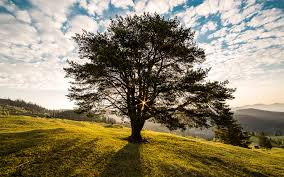
#> input picture 1.image_preprocesing/tree.jpeg, 284 x 177 px
$ jupyter execute --allow-errors image_processing2.ipynb   (shell and % lines are left out)
#> lines starting #> are read from the running program, lines starting #| are printed output that depends on the picture; after the words box and inside, x2 and y2 are one past the last pixel; in counts of white or black regions, pixels touching at a corner belong together
[cell 1]
import numpy as np
from scipy import signal
import matplotlib.pyplot as plt
from matplotlib import cm
from skimage import data, color, img_as_float, img_as_ubyte, filters, feature
from skimage.io import imread

from IPython.display import HTML, display

## 1. Edge detection

### 1.1 Gaussian smoothing

#> (a cell that did not finish here is left out)

[cell 3]
# Partial derivatives kernel
k = np.array([-0.5, 0, 0.5])
#> k = [-0.5, 0, 0.5]
#> further down, RGBimg is the input picture: shape (177, 284, 3); mean R, G, B 139, 129.6, 105.3

# Compute first derivative along x
#> (the rest of this cell did not finish here and is left out)

[cell 4]
threshold = 0.03
#> (the rest of this cell did not finish here and is left out)

[cell 5]
def edge_detector(img, sigma, threshold):
    """Perform edge detection on an input RGB image.

    - img: (n, m) input RGB image
    - sigma: float, standard deviation of the Gaussian smoothing
    - threshold: float, threshold value for the gradient
    """
#> called with sigma = 1.41, threshold = 0.03
    # Convert to grayscale and convert the image to float
    _img = img_as_float(color.rgb2gray(img))

    # Apply Gaussian filter
    img_smooth = filters.gaussian(_img, sigma)
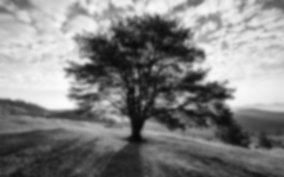
#> img_smooth: shape (177, 284) float64; min 0.0293, max 0.988, mean 0.509

    # Compute first derivatives with the following kernel
    k = np.array([-0.5, 0, 0.5])

    # Compute first derivative along x
    Ix = np.zeros(img_smooth.shape)
    for i, r in enumerate(img_smooth):

        Ix[i, :] = signal.convolve(r, k, mode='same')
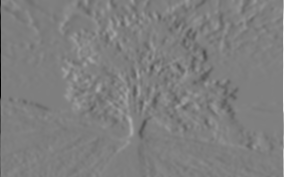
#> Ix: shape (177, 284) float64; min -0.449, max 0.451, mean -0.000115; drawn with min black and max white

    # Compute first derivative along y
    Iy = np.zeros(img_smooth.shape)
    for i, c in enumerate(img_smooth.T):
        Iy[:, i] = signal.convolve(c, k, mode='same')
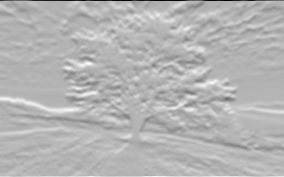
#> Iy: shape (177, 284) float64; min -0.467, max 0.195, mean 0.00151; drawn with min black and max white

    # Compute the mangnitude of the gradient
    G = np.sqrt(Ix**2 + Iy**2)
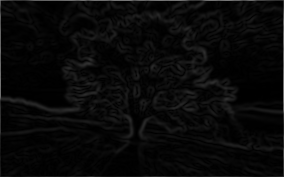
#> G: shape (177, 284) float64; min 0.000102, max 0.467, mean 0.0358

    # Generate edge map
    edge = np.where(G > threshold, 255, 0)
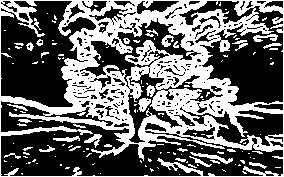
#> edge: shape (177, 284) int64; 40.6% white; 137 white regions (107 under 20 px), largest, box (x1, y1, x2, y2) and area: (0, 0, 284, 177) 18353, (190, 152, 233, 164) 145, (138, 98, 151, 112) 115

    return edge

[cell 6]
# Run some edge detection
RGBimg = imread('tree.jpeg')
edge = edge_detector(RGBimg, np.sqrt(2), 0.03)

plt.figure(figsize=(12,6))
#> (this line was passed over: IPython is not available in this run)
plt.subplot(121)
#> (this line was passed over: IPython is not available in this run)
plt.imshow(RGBimg, cmap=cm.gist_gray)
#> (this line was passed over: IPython is not available in this run)
plt.title('Original image')
#> (this line was passed over: IPython is not available in this run)
plt.subplot(122)
#> (this line was passed over: IPython is not available in this run)
plt.imshow(edge, cmap=cm.gist_gray)
#> (this line was passed over: IPython is not available in this run)
plt.title('Edge map');
#> (this line was passed over: IPython is not available in this run)
